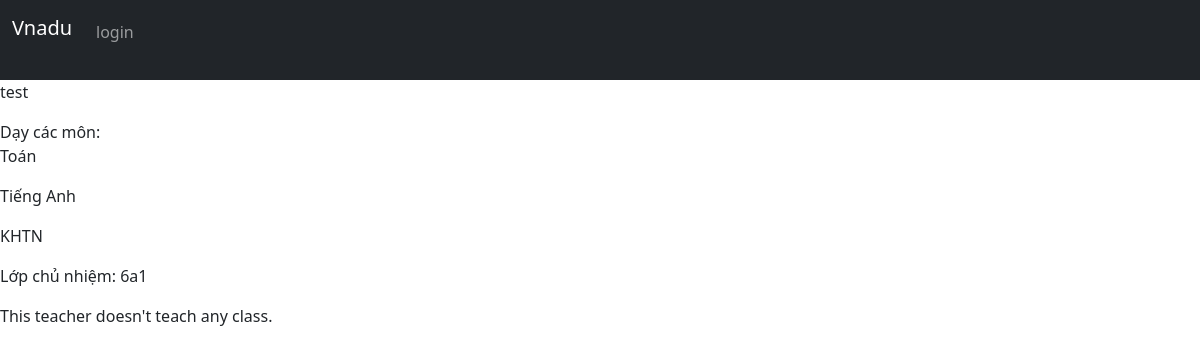
Screenshot of /teacher/1 with the database file from the repository.
### Du_An/models.py (models this page shows, shortened)
class Teacher(User):
    full_name = models.CharField(max_length=200, unique=False)
    subject = models.ManyToManyField(Subject, related_name="teachers")
    contact_information = models.TextField(default="")

class Subject(models.Model):
    name = models.CharField(max_length=150, unique=True)

class Class(models.Model):
    form_teacher = models.OneToOneField(Teacher, on_delete=models.CASCADE, null=True, default=None, related_name="form_class")
    name = models.CharField(max_length=3, unique=True)
    students = models.ManyToManyField(Student, blank=True, related_name="classroom")
    subject_teachers = models.ManyToManyField("ClassSubjectTeacher", related_name="classroom")

### Du_An/views.py (the view)
# urls.py: path("teacher/<int:teacher_id>", views.view_teacher, name="view_teacher"),
def view_teacher(request, teacher_id):
    if request.method != "GET":
        return HttpResponseNotAllowed("method not allowed")
    try:
        teacher = Teacher.objects.get(pk=teacher_id)
        return render(request, "Du_An/teacher.html", {
            "teacher": teacher
        })
    except Teacher.DoesNotExist:
        return render_error(request, error="Not found",
                            error_message="Doesn't found any teacher with this id") #* Add error_image (a path to a image in static) if wish.

### Du_An/templates/Du_An/teacher.html (shortened to what this page needs)
{% extends 'Du_An/layout.html' %}
{% load static %}
{% block style %}
    <link href="{% static 'Du_An/css/profile.css' %}" rel="stylesheet">
{% endblock %}
{% block body %}
    <div class="teacher">
        <div class="teacherInfo">
            <div class="basicInfo">
                <p class="teacherName"> {{ teacher.full_name }}</p>
                <div class="teacherSubject">
                    Dạy các môn:
                    {% for subject in teacher.subject.all %}
                        <p> {{ subject.name }} </p>
                    {% endfor %}
                </div>
                <a class="nav-link" href="#"><p class="teacherFormClass">Lớp chủ nhiệm: {{ teacher.form_class.name }} </p></a>
                <div class="teacherTeachingClass">
                    {% for classroom in teacher.teaching_classes.all %}
                        <a class="nav-link" href="#">
                            <p class="teacherFormClass"> {{classroom.classroom.name }} </p>
                        </a>
                    {% empty %}
                    This teacher doesn't teach any class.
                    {% endfor %}
                </div>
            </div>
        </div>
    </div>
{% endblock %}

### rows the page displays
Teacher: full_name "test", form_class.name "6a1"
Subject: name "Toán"
Subject: name "Tiếng Anh"
Subject: name "KHTN"
